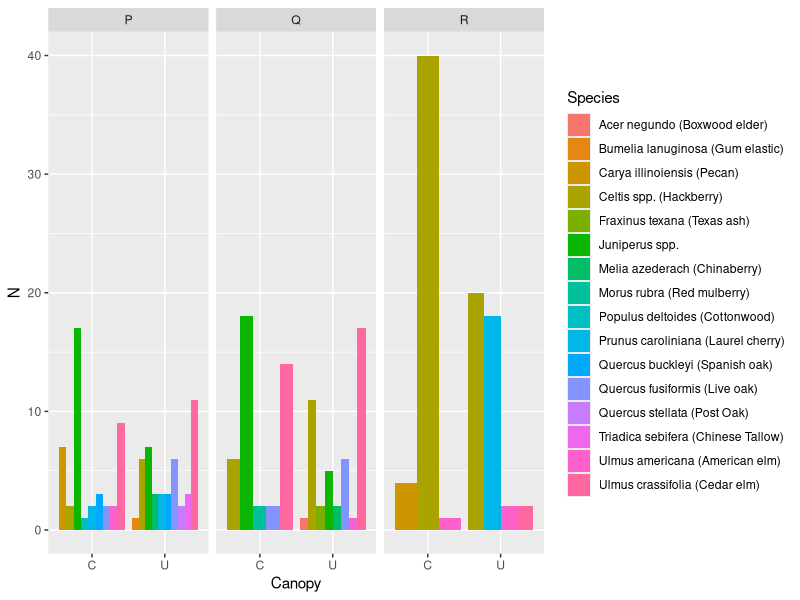
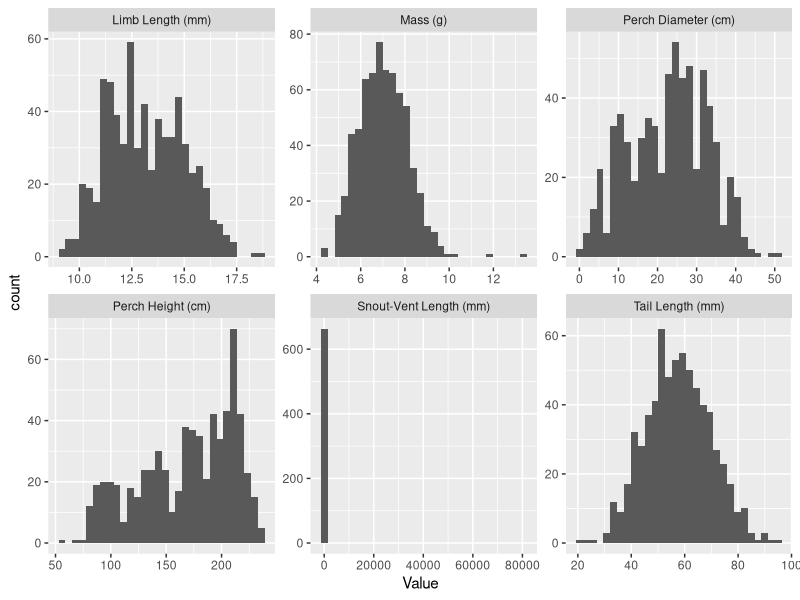
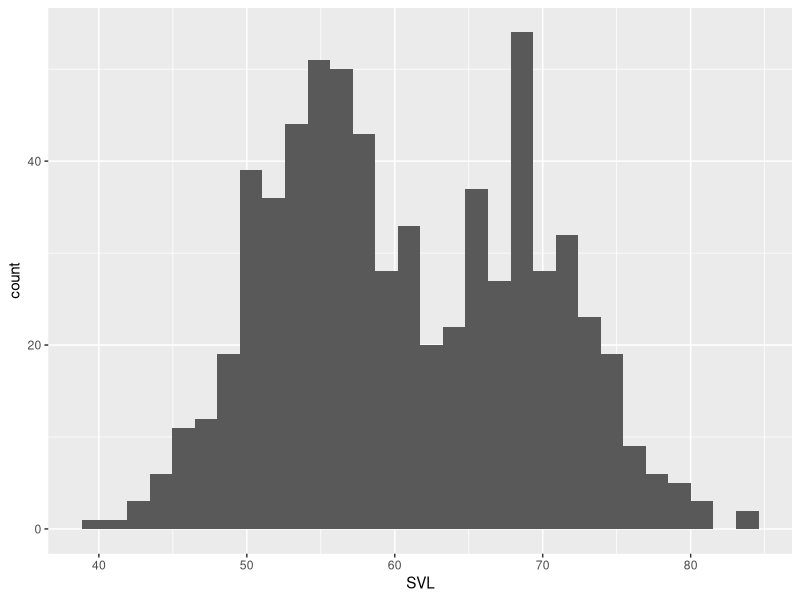

Reproduce these figures in R, in order.
# Tidyr
library(tidyverse)
library(cowplot)
library(readxl)

## New data set: 
succession_data = read_csv("data/wide_succession_data.csv")
glimpse(succession_data)
View(succession_data)

## These data were collected by my Field Ecology students
## Four Teams surveyed the diversity and density of 
## three habitat types at Brackenridge Field Lab
## In each Habitat type, each team selected three points (Sample),
## and recorded 4 canopy (C) and 4 understory (U) trees at each point
## The distance to each tree, the DBH of the canopy trees, 
## and the species of tree was also recorded

## A few notes about the dataset:
  ## Habitat type and canopy/understory type are combined into the "Type" column
  ## Species presence is indicated by a "1" in the appropriate column
  ## A specific sample point is identified by the combination of 
  ## Habitat, Sample, and Team

# First, we should convert all of the presence/absense species 
  # columns into a single column
# This is done with the gather() command
gathered_succ = succession_data %>% 
  gather(key = "Species", # Name of the column that stores the old column names
         value = "is_present", # Name of the oclumn that stores old cell values
         -Type, -Team, -Sample,  # Here, you put the columns that you want to gather
         -Quadrant, -Distance, -DBH) # this works just like select()
         # In this case, it's easier to list the columns we DON'T want to gather
# Equivalently:
succession_data %>% 
  gather(key = "Species", value = "is_present", 7:22) # Column numbers also work
View(gathered_succ) # Note the Species and is_present column

# All the is_present column is telling us is whether that particular species was 
# there or not; we don't need the absences, so we can get rid of them
gathered_succ %>% filter(!is.na(is_present)) %>% select(-is_present)
# To do anything interesting with this, we should be able to separately 
# work with habitat type and canopy type

# the separate() command works for that

gathered_succ %>% filter(!is.na(is_present)) %>% select(-is_present) %>% 
  separate(Type, # Column to separate
           c("Habitat", "Canopy"), # Names of the new columns to separate into
           sep = "-") # the character used to mark the separation

# If we want to be able to identify individual sample points, we should make a new column

tidy_succession =  gathered_succ %>% 
  filter(!is.na(is_present)) %>% select(-is_present) %>% 
  separate(Type, c("Habitat", "Canopy"), sep = "-")  %>% 
  mutate(Sample_point = paste(Habitat, Team, Sample, sep = "-")) %>% 
  select(-Team, -Sample, -Quadrant)

# Now we can ask some questions about the data
# How many of each speceis were found in each canopy type?  Does it differe between Habitat and Canopy?
tidy_succession %>% group_by(Habitat, Canopy, Species) %>% 
  summarize(N = n()) %>% mutate(freq = N/sum(N)) # Note: this is the relative frequency of the habitat/canopy combination, due to the dataframe's grouping

# Create a bar plot showing how species abundnace varies among 
# habitats and canopy types
tidy_succession %>% group_by(Habitat, Canopy, Species) %>% 
  summarize(N = n()) %>%
  ggplot() + aes(x = Canopy, y = N, fill = Species) +
  facet_wrap(~Habitat) + 
  geom_col(position = position_dodge()) # Column chart; try re-running w/o position argument


### A look back at the lizard data

# This is more or less the same lizard data, but in a less processed state
messy_lizards <- read_csv("data/anoles_messy.csv")

# Take a look at the data
messy_lizards
glimpse(messy_lizards) # glimpse is helpful when you have a lot of columns
View(messy_lizards)

# This data is tidy
# Each row is a single observation,
# Each column is a variable.
# However, sometimes it might be convienient to over-tidy the data.

# Let's put all of the variables other than ID, Site, and Color into a single column.

# This can help us see if there are any obvious problems with our data 

over_tidy_anoles <- messy_lizards %>% 
  gather(key = "Variable", value = "Value", contains("("))
# the contains() function selects all variables with a "(" in their name
# You can find simlar functions by putting ?select_helpers into the console
# an alternative way to write this: 
  # over_tidy_anoles <- gather(messy_lizards, key = "Variable", value = "Value", -`Anole ID`, -Site, -Color)

over_tidy_anoles %>% ggplot() + 
  aes(x = Value) + # aes() connects columns in the data frame to graph features
  geom_histogram() + # Alternatively, you could try:
  # geom_density() + 
  # geom_freqpoly() +
  facet_wrap(~Variable, scales = "free") # A facet creates different sub-plots; 
# scales = "free" lets the different plots have different axis ranges

# Something looks funny with Snout-Vent Length

messy_lizards %>% # arrange(desc(...)) sorts in descending order
  arrange(desc(`Snout-Vent Length (mm)`)) %>% glimpse

## Our problem lizard is apparently 80 meters long.
## You can either replace this with a missing value (NA) or check if there was a data entry error.
## For this hypothetical example, let's say we our data sheet said it was supposed to be 80.4

# Most of the time, you'll probably just edit in your data sheet, but
# this is another option
messy_lizards <- messy_lizards %>% 
  mutate(`Snout-Vent Length (mm)` = # The if_else() function
           if_else(`Snout-Vent Length (mm)` == 80469.2, # This is a condition
                   80.4, # It returns this value where the condition is TRUE
                   `Snout-Vent Length (mm)`)) # and this value where it is FALSE

messy_lizards <- messy_lizards %>% 
  rename(ID = `Anole ID`, SVL = `Snout-Vent Length (mm)`,
         Tail = `Tail Length (mm)`, Limb = `Limb Length (mm)`, Mass = `Mass (g)`,
         Height = `Perch Height (cm)`, Diameter = `Perch Diameter (cm)`)

messy_lizards %>% ggplot(aes(x = SVL)) + geom_histogram()


##############
## Exercise: 
## Re-make over_tidy_anoles now that we've corrected the data
##############


# We also have some data about each Site.  Let's read this in.
anole_sites = read_csv("data/anole_sites.csv")

anole_sites
## The Precipitation and Temperature rows have text included with their values.  

##########
## Exercise:
## Use remove the units from Precipitation and Temperature columns;
## What does the 'convert = TRUE' argument in separate() do, and would it be useful in this case?
##########



# We'd like to combine this table with the individual anole data.  To do that, we need a join operation
anole_data = left_join(messy_lizards, anole_sites, by = "Site") # there are a variety of join functions; look at the dplyr cheatsheet to get a feel for them
anole_data # This adds new columns to anole corresponding to the site's temp., precip., lat., and long.

# Let's save our cleaned and joined data.
write_csv(anole_data, "data/clean_anole_data.csv")





##### Advanced Data Cleaning Exercise:

# Clean the following dataset
cancer_dat = read_csv("data/cancer_data.csv")
# Notes: The GID, YORF, and GWEIGHT columns are not necessary

# The Name column needs to be split into the following columns
# "gene_name", "bio_process", "mol_function", "systematic_id", and "extra"
# The separator for it is "---"
# You can get rid of the extra column once it's been made
# You will probalby want to remove the extra spaces around these new variables
# the function trimws() can do this; use it on each of the newly created columns
# (Hint: You can use individual mutate() commands, or try mutate_at())

# The reamining columns (G0.05 through U0.3) should be gathered into a column called "treatment", with a value called "expression"
# The new treatment column actually represents two values:
  # A nutrient that was added and the rate at which it was added
  # The nutrient is the first letter of the treatment name
  # For your separate command, use sep = 1 to split it off.

# Finally, remove anything with no expression data or a missing systematic id